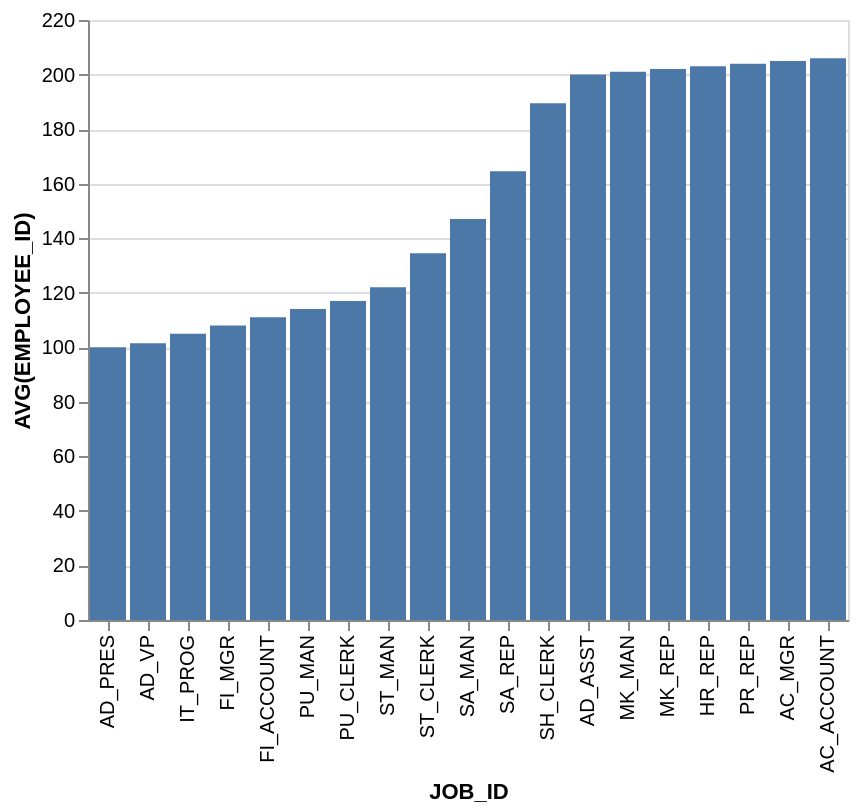

Vega-Lite specification stored for this chart:
### Vega-Lite specification from a JSON file in a GitHub repository (floating-point values rounded to 4 significant figures)
{"data": {"values": [{"x_data": "AC_ACCOUNT", "y_data": 206}, {"x_data": "AC_MGR", "y_data": 205}, {"x_data": "AD_ASST", "y_data": 200}, {"x_data": "AD_PRES", "y_data": 100}, {"x_data": "AD_VP", "y_data": 101.5}, {"x_data": "FI_ACCOUNT", "y_data": 111}, {"x_data": "FI_MGR", "y_data": 108}, {"x_data": "HR_REP", "y_data": 203}, {"x_data": "IT_PROG", "y_data": 105}, {"x_data": "MK_MAN", "y_data": 201}, {"x_data": "MK_REP", "y_data": 202}, {"x_data": "PR_REP", "y_data": 204}, {"x_data": "PU_CLERK", "y_data": 117}, {"x_data": "PU_MAN", "y_data": 114}, {"x_data": "SA_MAN", "y_data": 147}, {"x_data": "SA_REP", "y_data": 164.5}, {"x_data": "SH_CLERK", "y_data": 189.5}, {"x_data": "ST_CLERK", "y_data": 134.5}, {"x_data": "ST_MAN", "y_data": 122}]}, "mark": "bar", "encoding": {"x": {"field": "x_data", "type": "nominal", "title": "JOB_ID", "sort": {"op": "sum", "field": "y_data", "order": "ascending"}}, "y": {"field": "y_data", "type": "quantitative", "title": "AVG(EMPLOYEE_ID)"}}}
